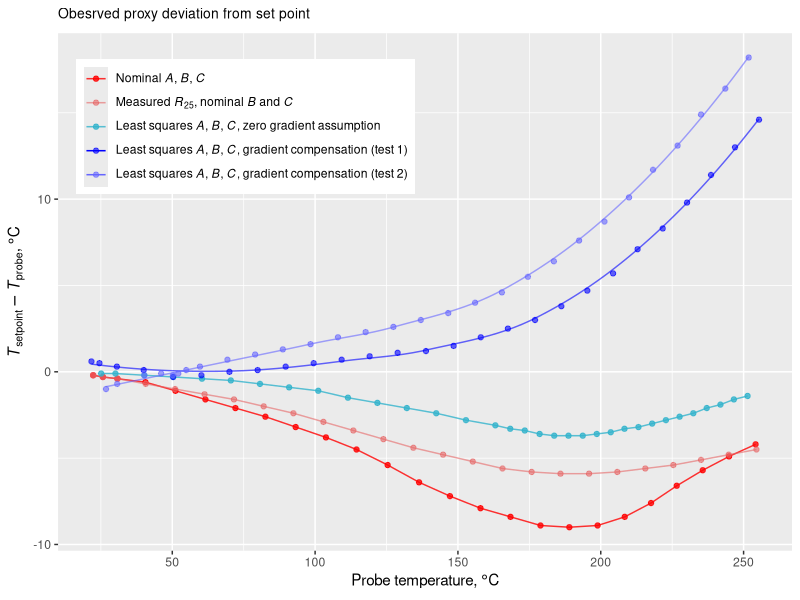

The R script that drew this image:
library(ggplot2)


data.nominal_abc <- read.table('nominal-ABC.tab')
data.nominal_rbc <- read.table('nominal-RBC.tab')
data.proxy_1 <- read.table('proxy-1.tab')
data.proxy_2 <- read.table('proxy-2.tab')
data.proxy_zg <- read.table('proxy-zero-gradient.tab')
names(data.nominal_abc) = c('probe', 'setting')
names(data.nominal_rbc) = c('probe', 'setting')
names(data.proxy_1) = c('probe', 'setting')
names(data.proxy_2) = c('probe', 'setting')
names(data.proxy_zg) = c('setting', 'probe')

#postscript(file='', command='cat', paper='special', onefile=F, horizontal=F, width=10, height=4, pointsize=8)
png(filename = 'proxy.png', width = 1200, height = 600, pointsize = 16, bg = "white", res = 120)

ggplot() +
  scale_colour_manual('',
    values = c(rgb(1.0, 0.0, 0.0, 0.8), rgb(0.9, 0.4, 0.4, 0.6), rgb(0.2, 0.7, 0.8, 0.8), rgb(0.0, 0.0, 1.0, 0.6), rgb(0.4, 0.4, 1.0, 0.6)),
    labels = c(
      expression(paste('Nominal ', italic(A), ', ', italic(B), ', ', italic(C))),
      expression(paste('Measured ', italic(R)[25], ', nominal ', italic(B), ' and ', italic(C))),
      expression(paste('Least squares ', italic(A), ', ', italic(B), ', ', italic(C), ', zero gradient assumption')),
      expression(paste('Least squares ', italic(A), ', ', italic(B), ', ', italic(C), ', gradient compensation (test 1)')),
      expression(paste('Least squares ', italic(A), ', ', italic(B), ', ', italic(C), ', gradient compensation (test 2)'))
    )
  ) +
  geom_point(data = data.nominal_abc, mapping = aes(x = probe, y = setting - probe, color = 'a. nominal ABC'), shape = 19, size = 1.5) +
  geom_line(data = data.nominal_abc, mapping = aes(x = probe, y = setting - probe, color = 'a. nominal ABC'), size = 0.5) +
  geom_point(data = data.nominal_rbc, mapping = aes(x = probe, y = setting - probe, color = 'b. nominal RBC'), shape = 19, size = 1.5) +
  geom_line(data = data.nominal_rbc, mapping = aes(x = probe, y = setting - probe, color = 'b. nominal RBC'), size = 0.5) +
  geom_point(data = data.proxy_zg, mapping = aes(x = probe, y = setting - probe, color = 'c. zero gradient'), shape = 19, size = 1.5) +
  geom_line(data = data.proxy_zg, mapping = aes(x = probe, y = setting - probe, color = 'c. zero gradient'), size = 0.5) +
  geom_point(data = data.proxy_1, mapping = aes(x = probe, y = setting - probe, color = 'd. proxy 1'), shape = 19, size = 1.5) +
  stat_smooth(data = data.proxy_1, mapping = aes(x = probe, y = setting - probe, color = 'd. proxy 1'), method = "loess", se = FALSE, size = 0.5) +
  geom_point(data = data.proxy_2, mapping = aes(x = probe, y = setting - probe, color = 'e. proxy 2'), shape = 19, size = 1.5) +
  stat_smooth(data = data.proxy_2, mapping = aes(x = probe, y = setting - probe, color = 'e. proxy 2'), method = "loess", se = FALSE, size = 0.5) +
  xlab(expression('Probe temperature, ' * degree * C)) +
  ylab(expression(italic(T)[setpoint] - italic(T)[probe] * ', ' * degree * C)) +
  ggtitle(bquote(paste('Obesrved proxy deviation from set point'))) +
  theme(legend.position = c(0.025, 0.95), legend.justification=c(0,1), legend.text.align = 0, legend.title = element_blank(), plot.title = element_text(size=10))
